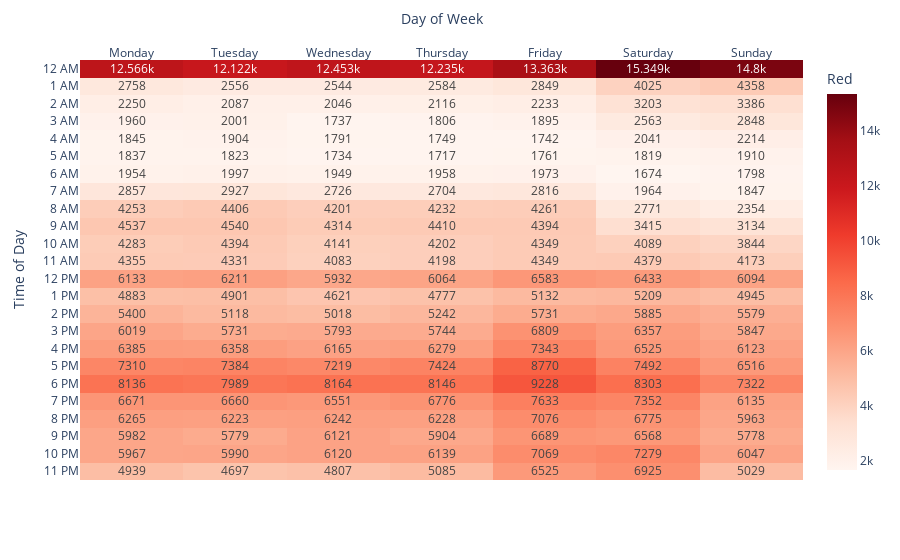

Notebook cell for this chart:
### Code cell
fig = px.imshow(heatmap_data,
                labels=dict(x="Day of Week", y="Time of Day", color="Red"),
                x=heatmap_data.columns,
                y=heatmap_data.index,
                color_continuous_scale='Reds',
                text_auto=True,
            
                )

fig.update_xaxes(side="top")
fig.update_yaxes(tickmode='array', tickvals=list(range(24)))
fig.update_yaxes(ticktext=["12 AM", "1 AM", "2 AM", "3 AM", "4 AM", "5 AM", "6 AM", "7 AM", "8 AM", "9 AM", "10 AM", "11 AM",
                           "12 PM", "1 PM", "2 PM", "3 PM", "4 PM", "5 PM", "6 PM", "7 PM", "8 PM", "9 PM", "10 PM", "11 PM"],
                 tickvals=list(range(24)))
fig.show()

### Figure 1 — Plotly figure (JSON) as saved in the notebook; plotly's stock layout.template omitted (floating-point values rounded to 4 significant figures; data arrays with more than 128 entries replaced by an {"elided": "..."} marker saying what was removed)
{"data": [{"coloraxis": "coloraxis", "hovertemplate": "Day of Week: %{x}<br>Time of Day: %{y}<br>Red: %{z}<extra></extra>", "name": "0", "texttemplate": "%{z}", "type": "heatmap", "x": ["Monday", "Tuesday", "Wednesday", "Thursday", "Friday", "Saturday", "Sunday"], "xaxis": "x", "y": [0, 1, 2, 3, 4, 5, 6, 7, 8, 9, 10, 11, 12, 13, 14, 15, 16, 17, 18, 19, 20, 21, 22, 23], "yaxis": "y", "z": {"elided": "24x7 int values"}}], "layout": {"coloraxis": {"colorbar": {"title": {"text": "Red"}}, "colorscale": [[0, "rgb(255,245,240)"], [0.125, "rgb(254,224,210)"], [0.25, "rgb(252,187,161)"], [0.375, "rgb(252,146,114)"], [0.5, "rgb(251,106,74)"], [0.625, "rgb(239,59,44)"], [0.75, "rgb(203,24,29)"], [0.875, "rgb(165,15,21)"], [1, "rgb(103,0,13)"]]}, "margin": {"t": 60}, "xaxis": {"anchor": "y", "constrain": "domain", "domain": [0, 1], "scaleanchor": "y", "side": "top", "title": {"text": "Day of Week"}}, "yaxis": {"anchor": "x", "autorange": "reversed", "constrain": "domain", "domain": [0, 1], "tickmode": "array", "ticktext": ["12 AM", "1 AM", "2 AM", "3 AM", "4 AM", "5 AM", "6 AM", "7 AM", "8 AM", "9 AM", "10 AM", "11 AM", "12 PM", "1 PM", "2 PM", "3 PM", "4 PM", "5 PM", "6 PM", "7 PM", "8 PM", "9 PM", "10 PM", "11 PM"], "tickvals": [0, 1, 2, 3, 4, 5, 6, 7, 8, 9, 10, 11, 12, 13, 14, 15, 16, 17, 18, 19, 20, 21, 22, 23], "title": {"text": "Time of Day"}}}}
